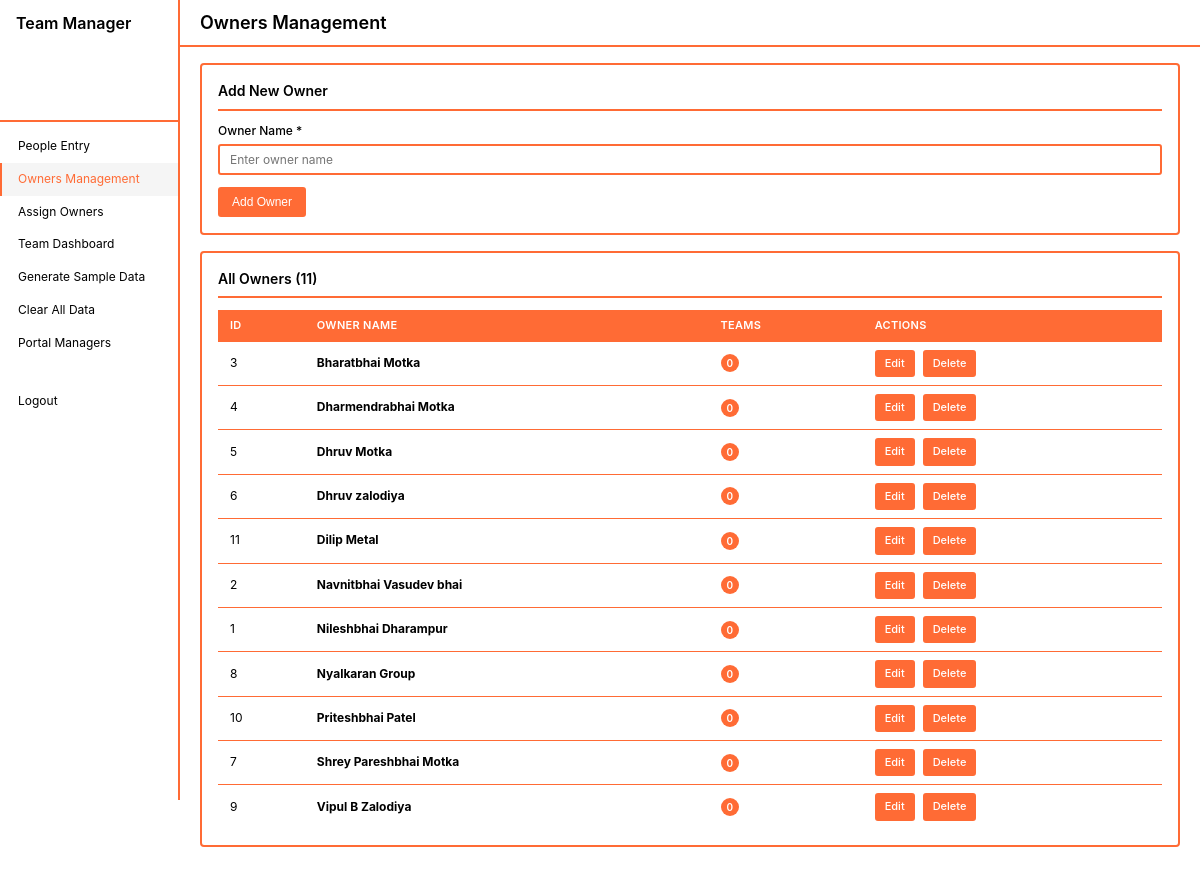
The app's page /owners.php (signed in) with its own data.
### tables this page shows
CREATE TABLE owners (
            id INTEGER PRIMARY KEY AUTOINCREMENT,
            owner_name TEXT NOT NULL UNIQUE,
            created_at DATETIME DEFAULT CURRENT_TIMESTAMP
        );

### auth.php (called while the page is built, shortened)
<?php
function getCurrentUser() {
    $db = getDB();
    $stmt = $db->prepare("SELECT * FROM users WHERE id = ? AND is_active = 1");
    $stmt->execute([$_SESSION['user_id']]);
    return $stmt->fetch();
}
?>

### owners.php (the view, shortened to what this page needs)
<?php
require_once 'auth.php';
$db = getDB();
$allOwners = $db->query("SELECT * FROM owners ORDER BY owner_name")->fetchAll();
$editingOwner = null;
?>
<!DOCTYPE html>
<html lang="en">
<head>
    <link rel="stylesheet" href="style.css">
</head>
<body>
    <div class="dashboard-wrapper">
        <?php include 'sidebar.php'; ?>
        <div class="main-content">
            <div class="top-bar">
                <div class="page-title">
                    <span>Owners Management</span>
                </div>
            </div>
            <div class="container">
                <div class="card">
                    <div class="card-header">
                        <div class="card-title">
                            <span><?php echo $editingOwner ? 'Edit Owner' : 'Add New Owner'; ?></span>
                        </div>
                    </div>
                    <form method="POST" action="">
                        <?php if ($editingOwner): ?>
                            <input type="hidden" name="owner_id" value="<?php echo $editingOwner['id']; ?>">
                            <div class="form-group">
                                <label for="owner_name">Owner Name *</label>
                                <input type="text" id="owner_name" name="owner_name" required
                                       value="<?php echo htmlspecialchars($editingOwner['owner_name']); ?>"
                                       placeholder="Enter owner name">
                            </div>
                            <div style="display: flex; gap: 12px;">
                                <button type="submit" name="edit_owner" class="btn btn-success">
                                    <span>Update Owner</span>
                                </button>
                                <a href="owners.php" class="btn">
                                    <span>Cancel</span>
                                </a>
                            </div>
                        <?php else: ?>
                            <div class="form-group">
                                <label for="owner_name">Owner Name *</label>
                                <input type="text" id="owner_name" name="owner_name" required
                                       placeholder="Enter owner name"
                                       value="<?php echo htmlspecialchars($_POST['owner_name'] ?? ''); ?>">
                            </div>
                            <button type="submit" name="add_owner" class="btn btn-success">
                                <span>Add Owner</span>
                            </button>
                        <?php endif; ?>
                    </form>
                </div>
                <div class="card">
                    <div class="card-header">
                        <div class="card-title">
                            <span>All Owners (<?php echo count($allOwners); ?>)</span>
                        </div>
                    </div>
                    <?php if (empty($allOwners)): ?>
                        <div class="no-members">No owners found.</div>
                    <?php else: ?>
                        <div class="table-container">
                            <table class="data-table">
                                <thead>
                                    <tr>
                                        <th>ID</th>
                                        <th>Owner Name</th>
                                        <th>Teams</th>
                                        <th>Actions</th>
                                    </tr>
                                </thead>
                                <tbody>
                                    <?php foreach ($allOwners as $owner): ?>
                                        <?php
                                        $teamCount = $db->prepare("SELECT COUNT(*) as count FROM teams WHERE owner_id = ?");
                                        $teamCount->execute([$owner['id']]);
                                        $count = $teamCount->fetch()['count'];
                                        ?>
                                        <tr>
                                            <td><?php echo $owner['id']; ?></td>
                                            <td><strong><?php echo htmlspecialchars($owner['owner_name']); ?></strong></td>
                                            <td>
                                                <span class="badge badge-info"><?php echo $count; ?></span>
                                            </td>
                                            <td>
                                                <div style="display: flex; gap: 8px;">
                                                    <a href="owners.php?edit=<?php echo $owner['id']; ?>"
                                                       class="btn btn-small">
                                                        <span>Edit</span>
                                                    </a>
                                                    <a href="owners.php?delete=<?php echo $owner['id']; ?>"
                                                       class="btn btn-danger btn-small"
                                                       onclick="return confirm('Delete <?php echo htmlspecialchars($owner['owner_name']); ?>?\n\nThis will also delete all teams under this owner.');">
                                                        <span>Delete</span>
                                                    </a>
                                                </div>
                                            </td>
                                        </tr>
                                    <?php endforeach; ?>
                                </tbody>
                            </table>
                        </div>
                    <?php endif; ?>
                </div>
            </div>
        </div>
    </div>
</body>
</html>

### sidebar.php (shortened to what this page needs)
<?php
require_once 'auth.php';
$current_page = basename($_SERVER['PHP_SELF']);
$currentUser = getCurrentUser();
?>
<div class="sidebar">
    <div class="sidebar-header">
        <h1>
            <span>Team Manager</span>
        </h1>
        <?php if ($currentUser): ?>
            <div style="padding: 12px; margin-top: 12px; background: rgba(255,255,255,0.1); border-radius: 6px; font-size: 13px;">
                <div style="color: var(--white); font-weight: 600; margin-bottom: 4px;">
                </div>
                <div style="color: rgba(255,255,255,0.8); font-size: 11px;">
                </div>
            </div>
        <?php endif; ?>
    </div>
    <nav class="sidebar-nav">
        <a href="index.php" class="<?php echo $current_page == 'index.php' ? 'active' : ''; ?>">
            <span>People Entry</span>
        </a>
        <a href="owners.php" class="<?php echo $current_page == 'owners.php' ? 'active' : ''; ?>">
            <span>Owners Management</span>
        </a>
        <a href="assign_owners.php" class="<?php echo $current_page == 'assign_owners.php' ? 'active' : ''; ?>">
            <span>Assign Owners</span>
        </a>
        <a href="teams.php" class="<?php echo $current_page == 'teams.php' ? 'active' : ''; ?>">
            <span>Team Dashboard</span>
        </a>
        <a href="generate_sample.php" class="<?php echo $current_page == 'generate_sample.php' ? 'active' : ''; ?>">
            <span>Generate Sample Data</span>
        </a>
        <a href="clear_data.php" class="<?php echo $current_page == 'clear_data.php' ? 'active' : ''; ?>">
            <span>Clear All Data</span>
        </a>
        <a href="users.php" class="<?php echo $current_page == 'users.php' ? 'active' : ''; ?>">
            <span>Portal Managers</span>
        </a>
        <a href="logout.php" style="margin-top: 20px; border-top: 1px solid rgba(255,255,255,0.1); padding-top: 12px;">
            <span>Logout</span>
        </a>
    </nav>
</div>

### style.css (style rules this page uses)
* { margin: 0; padding: 0; box-sizing: border-box; }
:root { --orange: #ff6b35; --orange-dark: #e55a2b; --orange-light: #ff8c5a; --white: #ffffff; --black: #000000; --gray: #666666; --gray-light: #f5f5f5; --gray-border: #e0e0e0; }
body { font-family: -apple-system, BlinkMacSystemFont, 'Segoe UI', Roboto, sans-serif; background: var(--white); color: var(--black); line-height: 1.4; font-size: 13px; }
.dashboard-wrapper { display: flex; min-height: 100vh; }
.sidebar { width: 180px; background: var(--white); color: var(--black); padding: 0; position: fixed; height: 100vh; overflow-y: auto; border-right: 2px solid var(--orange); }
.sidebar-header { padding: 12px 16px; border-bottom: 2px solid var(--orange); }
.sidebar-header h1 { font-size: 16px; font-weight: 600; color: var(--black); margin: 0; display: flex; align-items: center; gap: 6px; }
.sidebar-nav { padding: 8px 0; }
.sidebar-nav a { display: flex; align-items: center; gap: 8px; padding: 8px 16px; color: var(--black); text-decoration: none; transition: all 0.2s; font-size: 12px; border-left: 2px solid transparent; }
.sidebar-nav a:hover, .sidebar-nav a.active { background: var(--gray-light); color: var(--orange); border-left-color: var(--orange); }
.main-content { margin-left: 180px; flex: 1; width: calc(100% - 180px); background: var(--white); }
.top-bar { background: var(--white); padding: 10px 20px; border-bottom: 2px solid var(--orange); position: sticky; top: 0; z-index: 100; display: flex; justify-content: space-between; align-items: center; }
.page-title { font-size: 18px; font-weight: 600; color: var(--black); display: flex; align-items: center; gap: 8px; }
.container { padding: 16px 20px; max-width: 1400px; margin: 0 auto; background: var(--white); }
.card { background: var(--white); border: 2px solid var(--orange); border-radius: 4px; padding: 16px; margin-bottom: 16px; }
.card-header { display: flex; justify-content: space-between; align-items: center; margin-bottom: 12px; padding-bottom: 8px; border-bottom: 2px solid var(--orange); }
.card-title { font-size: 14px; font-weight: 600; color: var(--black); display: flex; align-items: center; gap: 6px; }
.form-group { margin-bottom: 12px; }
label { display: block; margin-bottom: 4px; font-weight: 500; color: var(--black); font-size: 12px; }
input[type="text"], input[type="number"], textarea, select { width: 100%; padding: 6px 10px; border: 2px solid var(--orange); border-radius: 3px; font-size: 12px; font-family: inherit; background: var(--white); color: var(--black); }
.btn { display: inline-flex; align-items: center; gap: 4px; padding: 6px 12px; background: var(--orange); color: var(--white); border: 2px solid var(--orange); border-radius: 3px; cursor: pointer; font-size: 12px; font-weight: 500; text-decoration: none; transition: background 0.2s; }
.btn-success { background: var(--orange); border-color: var(--orange); }
.btn-danger { background: var(--orange); color: var(--white); border-color: var(--orange); }
.btn-small { padding: 4px 8px; font-size: 11px; }
table { width: 100%; border-collapse: collapse; }
thead { background: var(--orange); color: var(--white); }
th, td { padding: 8px 12px; text-align: left; font-size: 12px; color: var(--black); }
th { font-weight: 600; font-size: 11px; text-transform: uppercase; letter-spacing: 0.3px; color: var(--white); }
tbody tr { border-bottom: 1px solid var(--orange); background: var(--white); }
tbody tr:last-child { border-bottom: none; }
.badge { display: inline-block; padding: 2px 6px; border-radius: 10px; font-size: 10px; font-weight: 600; text-transform: uppercase; letter-spacing: 0.3px; }
.badge-info { background: var(--orange); color: var(--white); }

### records on screen
owners: id "3", owner_name "Bharatbhai Motka", count "0"
owners: id "4", owner_name "Dharmendrabhai Motka", count "0"
owners: id "5", owner_name "Dhruv Motka", count "0"
owners: id "6", owner_name "Dhruv zalodiya", count "0"
owners: id "11", owner_name "Dilip Metal", count "0"
owners: id "2", owner_name "Navnitbhai Vasudev bhai", count "0"
owners: id "1", owner_name "Nileshbhai Dharampur", count "0"
owners: id "8", owner_name "Nyalkaran Group", count "0"
owners: id "10", owner_name "Priteshbhai Patel", count "0"
owners: id "7", owner_name "Shrey Pareshbhai Motka", count "0"
owners: id "9", owner_name "Vipul B Zalodiya", count "0"

### other values on screen
count($allOwners) "11"
